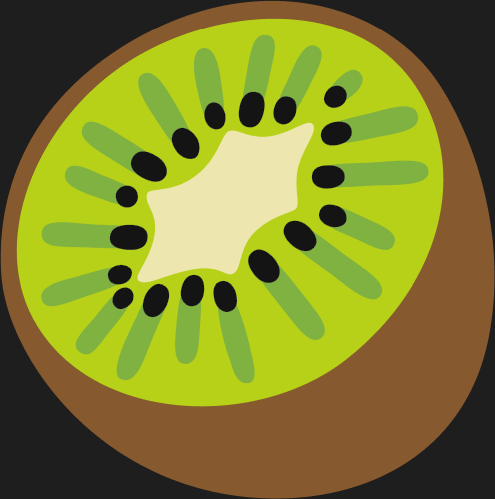
#> input picture client/src/assets/kiwi-mark.png, 495 x 499 px
$ python -i quality_assessment.py   (imports and definitions only)   (older library calls are emulated)
#> lines starting #> are read from the running program, lines starting #| are printed output that depends on the picture
#> further down, picture is the input picture: shape (499, 495, 3); mean B, G, R 44.8, 129, 127.9
from __future__ import annotations

from dataclasses import dataclass, field
from typing import Any, Dict, List

import cv2
import numpy as np


@dataclass
class QualityAssessment:
    overall_score: float  # 0.0 to 1.0
    sharpness_score: float  # 0.0 to 1.0
    exposure_score: float  # 0.0 to 1.0
    glare_score: float  # 0.0 to 1.0 (1.0 = no glare)
    uniformity_score: float  # 0.0 to 1.0 (1.0 = very even lighting)
    is_sharp: bool
    is_well_exposed: bool
    has_glare: bool
    has_uneven_light: bool
    suggestions: List[str] = field(default_factory=list)

    def to_dict(self) -> Dict[str, Any]:
        return {
            "overall_score": round(float(self.overall_score), 3),
            "sharpness_score": round(float(self.sharpness_score), 3),
            "exposure_score": round(float(self.exposure_score), 3),
            "glare_score": round(float(self.glare_score), 3),
            "uniformity_score": round(float(self.uniformity_score), 3),
            "is_sharp": bool(self.is_sharp),
            "is_well_exposed": bool(self.is_well_exposed),
            "has_glare": bool(self.has_glare),
            "has_uneven_light": bool(self.has_uneven_light),
            "suggestions": list(self.suggestions),
        }


def assess_image_quality(image_bgr: np.ndarray) -> QualityAssessment:
    """Evaluates image capture quality: blur, exposure, glare, and illumination uniformity."""
    suggestions: List[str] = []

    # Downscale for fast, bounded analysis
    h, w = image_bgr.shape[:2]
#> h = 499; w = 495
    max_dim = 1000
    scale = 1.0
    if max(h, w) > max_dim:
        scale = max_dim / max(h, w)
        small_bgr = cv2.resize(image_bgr, (int(w * scale), int(h * scale)), interpolation=cv2.INTER_AREA)
    else:
        small_bgr = image_bgr

    gray = cv2.cvtColor(small_bgr, cv2.COLOR_BGR2GRAY)
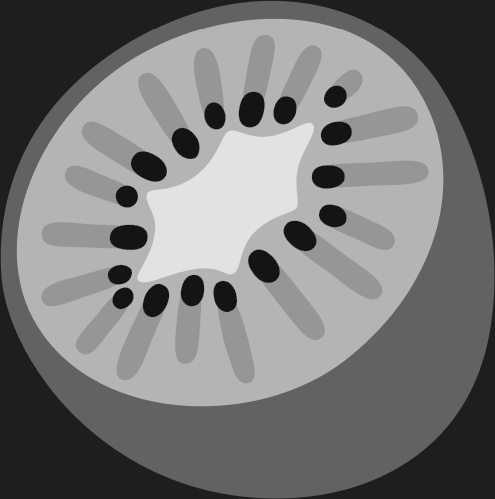
#> gray: shape (499, 495); min 20, max 226, mean 119.2

    # 1. Sharpness / Blur Assessment (Laplacian variance)
    lap_var = float(cv2.Laplacian(gray, cv2.CV_64F).var())
#> lap_var = 292.4
    # Typically: < 80 is very blurry, 80-250 is moderate, > 300 is crisp
    sharpness_score = min(1.0, max(0.0, lap_var / 350.0))
#> sharpness_score = 0.835
    is_sharp = lap_var >= 100.0
#> is_sharp = True
    if not is_sharp:
        suggestions.append("Image is blurry. Please hold camera steady or focus before capturing.")

    # 2. Exposure Assessment (Luminance histogram)
    mean_lum = float(np.mean(gray))
#> mean_lum = 119.2
    # Underexposed if mean < 60, overexposed if mean > 215
    if mean_lum < 65:
        exposure_score = max(0.0, mean_lum / 65.0)
        is_well_exposed = False
        suggestions.append("Document is dark / underexposed. Try adding light.")
    elif mean_lum > 220:
        exposure_score = max(0.0, (255.0 - mean_lum) / 35.0)
        is_well_exposed = False
        suggestions.append("Document is washed out / overexposed.")
    else:
        # Ideal range 100 - 180
        exposure_score = 1.0 - (abs(mean_lum - 140.0) / 140.0) * 0.4
#> exposure_score = 0.94
        is_well_exposed = True

    # 3. Glare Detection (Clipped specular highlights)
    # Check pixels with intensity >= 252
    clipped_ratio = float(np.sum(gray >= 252)) / float(gray.size)
#> clipped_ratio = 0
    # If more than 3.5% of pixels are pure saturated white (and not an all-white synthetic page)
    has_glare = (clipped_ratio > 0.04) and (mean_lum < 240)
#> has_glare = False
    glare_score = max(0.0, 1.0 - (clipped_ratio * 15.0))
#> glare_score = 1
    if has_glare:
        suggestions.append("Specular glare detected. Adjust lighting angle to avoid reflections.")

    # 4. Illumination Uniformity (Quadrant luminance comparison)
    sh, sw = gray.shape
#> sh = 499; sw = 495
    q1 = np.mean(gray[: sh // 2, : sw // 2])
#> q1 = 127.6
    q2 = np.mean(gray[: sh // 2, sw // 2 :])
#> q2 = 126.7
    q3 = np.mean(gray[sh // 2 :, : sw // 2])
#> q3 = 113.3
    q4 = np.mean(gray[sh // 2 :, sw // 2 :])
#> q4 = 109.2
    quad_vals = [q1, q2, q3, q4]
#> quad_vals = [127.6, 126.7, 113.3, 109.2]
    quad_range = max(quad_vals) - min(quad_vals)
#> quad_range = 18.41
    has_uneven_light = quad_range > 60.0
#> has_uneven_light = False
    uniformity_score = max(0.0, 1.0 - (quad_range / 100.0))
#> uniformity_score = 0.816
    if has_uneven_light:
        suggestions.append("Uneven lighting or strong shadow across the page.")

    # Combined overall score
    overall_score = (
        sharpness_score * 0.40
        + exposure_score * 0.30
        + glare_score * 0.15
        + uniformity_score * 0.15
    )
#> overall_score = 0.889

    if not suggestions:
        suggestions.append("Excellent capture quality.")

    return QualityAssessment(
        overall_score=overall_score,
        sharpness_score=sharpness_score,
        exposure_score=exposure_score,
        glare_score=glare_score,
        uniformity_score=uniformity_score,
        is_sharp=is_sharp,
        is_well_exposed=is_well_exposed,
        has_glare=has_glare,
        has_uneven_light=has_uneven_light,
        suggestions=suggestions,
    )

>>> import cv2
>>> picture = cv2.imread('../../../../client/src/assets/kiwi-mark.png')
>>> result = assess_image_quality(picture)
